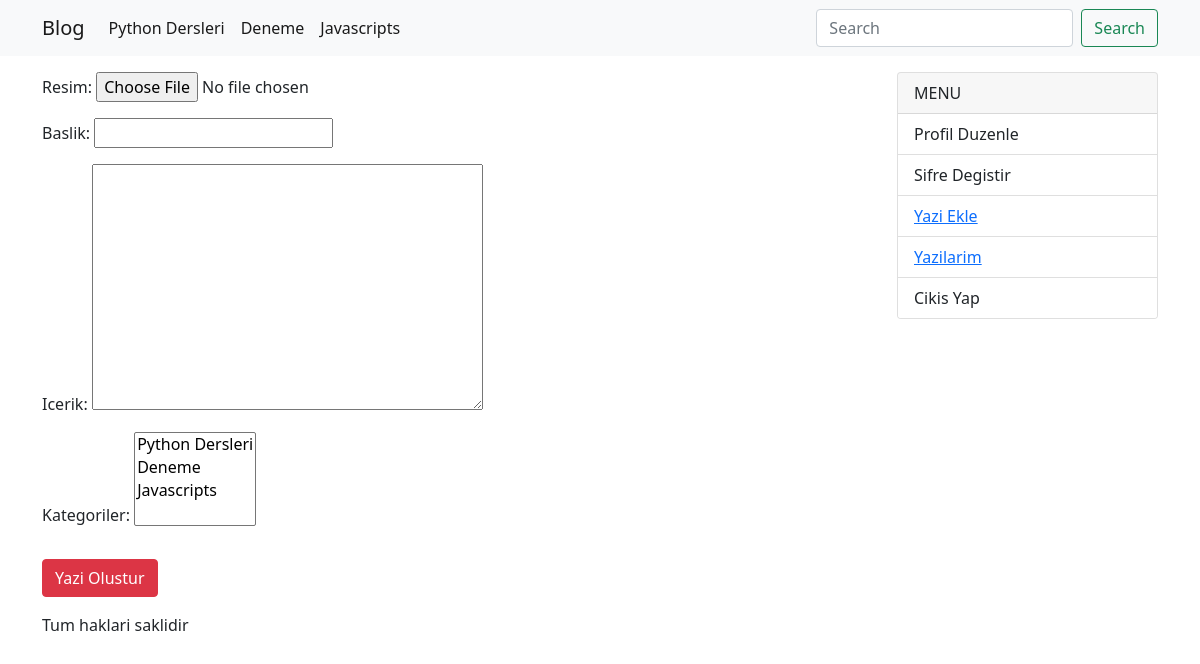
/yazi_ekle/ (signed in), run on the app's committed database.
### blog/models/kategori.py (models this page shows)
class KategoriModel(models.Model):
    isim = models.CharField(max_length=30, blank=False, null=False)
    slug = AutoSlugField(populate_from='isim', unique=True)
    class Meta:
        db_table = 'kategori'
        verbose_name_plural = 'Kategoriler'
        verbose_name = 'Kategori'
    def __str__(self):
        return self.isim

### blog/views/yazi_ekle.py (the view)
# urls.py: path('yazi_ekle/', yazi_ekle, name='yazi_ekle'),
@login_required(login_url='/')
def yazi_ekle(request):
    form = YaziEkleModelForm(request.POST or None, files=request.FILES or None)
    if form.is_valid():
        yazi = form.save(commit=False)
        yazi.yazar = request.user
        yazi.save()
        form.save_m2m()
        return redirect('detay', slug=yazi.slug)
    context = {'form': form}
    return render(request, 'pages/yazi_ekle.html', context)

### blog/forms/yazi_ekle.py
class YaziEkleModelForm(forms.ModelForm):
    class Meta:
        model = YazilarModel
        exclude = ('yazar', 'slug')

### blog/templatetags/kategori_list.py (called while the page is built)
@register.simple_tag
def kategori_list():
    kategoriler = KategoriModel.objects.all()
    return kategoriler

### blog/templates/pages/yazi_ekle.html
{% extends 'base.html' %} {% block title %} Yazi Ekle {% endblock %} {% block content %}
<form action="{% url 'yazi_ekle' %}" enctype="multipart/form-data" method="POST">
    {% csrf_token %} {{form.media}}{{ form.as_p }}
    <input type="submit" class="btn btn-danger mt-3 mb-3" value="Yazi Olustur">
</form>
{% endblock %}

### templates/components/navbar.html (shortened to what this page needs)
{% load kategori_list %} {% kategori_list as kategoriler %}
<nav class="navbar navbar-expand-lg navbar-light bg-light">
    <div class="container">
        <a class="navbar-brand" href="{% url 'anasayfa' %}">Blog</a>
        <div class="collapse navbar-collapse" id="navbarSupportedContent">
            <ul class="navbar-nav me-auto mb-2 mb-lg-0">
                {% for kategori in kategoriler %}
                <li class="nav-item">
                    <a class="nav-link active" aria-current="page" href="{% url 'kategori' kategoriSlug=kategori.slug %}">{{ kategori.isim }}</a>
                </li>
                {% endfor %}
            </ul>
            <form action="{% url 'anasayfa' %}" class="d-flex">
                <input class="form-control me-2" name="sorgu" type="search" placeholder="Search" aria-label="Search">
                <button class="btn btn-outline-success" type="submit">Search</button>
            </form>
        </div>
    </div>
</nav>

### data on the page
KategoriModel: isim "Python Dersleri"
KategoriModel: isim "Deneme"
KategoriModel: isim "Javascripts"
